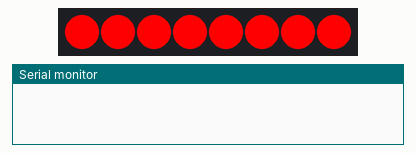
A sketch run on a simulated Arduino Uno, built with avr-gcc and run on an emulated ATmega328P. Parts: 8 RGB LEDs in strip order, left to right, the last lines printed to the serial monitor.

Above: at 0.15 s.
At 3.27 s:
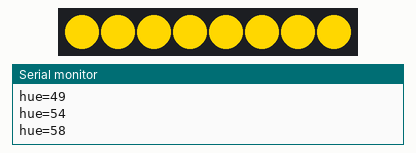
At 6.4 s:
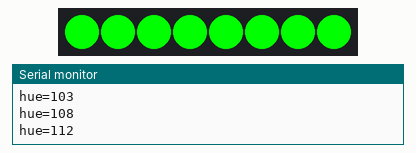
At 10.9 s:
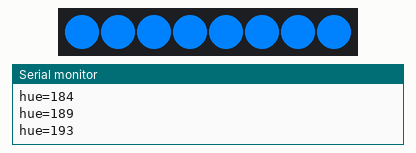
At 17.3 s:
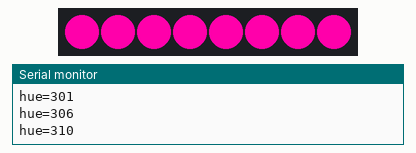
At 33.1 s:
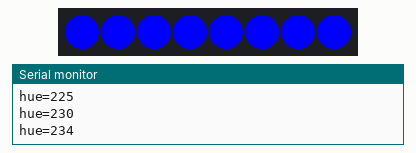
Timing chart, 0 to 40.0 s (numbered marks = the images above):
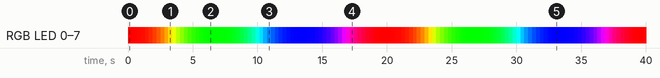

The sketch:

led_wheel_test.ino
```cpp
// Slow color-wheel rotation for the Freenove 8 RGB LED Module: all 8 pixels
// share one color, hue rotating slowly through the full wheel at constant
// brightness, so the module's output can be judged for an actual
// application rather than just for diagnosing the stuck pixel.
#include <Adafruit_NeoPixel.h>

const uint8_t LED_OUT_PIN = 9;
const uint16_t NUM_PIXELS = 8;

const unsigned long HUE_PERIOD_MS = 20000; // one full trip around the color wheel
const uint8_t BRIGHTNESS = 255;            // constant, no breathing

Adafruit_NeoPixel rgb(NUM_PIXELS, LED_OUT_PIN, NEO_GRB + NEO_KHZ800);

unsigned long lastPrint = 0;

void setup() {
  Serial.begin(115200);
  rgb.begin();
  rgb.show();
}

void loop() {
  unsigned long now = millis();

  uint16_t hue = (uint32_t)(now % HUE_PERIOD_MS) * 65536UL / HUE_PERIOD_MS;

  uint32_t color = rgb.gamma32(rgb.ColorHSV(hue, 255, BRIGHTNESS));
  for (uint16_t i = 0; i < NUM_PIXELS; i++) {
    rgb.setPixelColor(i, color);
  }
  rgb.show();

  if (now - lastPrint >= 250) {
    lastPrint = now;
    Serial.print(F("hue="));
    Serial.println((uint32_t)hue * 360UL / 65536UL);
  }
}
```
